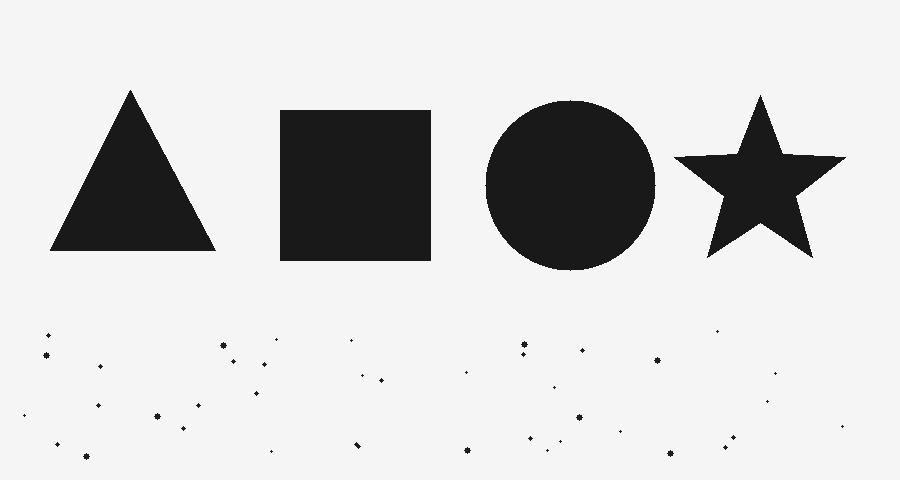
#> input picture pruebas/escena.png, 900 x 480 px, given in place of the camera
$ python capturar_referencias.py
#> lines starting #> are read from the running program, lines starting #| are printed output that depends on the picture; after the words box and inside, x2 and y2 are one past the last pixel; in counts of white or black regions, pixels touching at a corner belong together
### vision/camara.py
"""Apertura de la webcam de forma portable entre sistemas operativos.

OpenCV no elige solo el backend de captura: si se le pide uno que no esta
compilado, `VideoCapture` NO lanza ninguna excepcion ni imprime nada, y
devuelve un objeto cerrado. Ese era el error del proyecto: pedia
`cv2.CAP_DSHOW` (DirectShow, exclusivo de Windows), asi que en Linux la
camara "no abria" aunque /dev/video0 funcionara perfecto.

La solucion es probar los backends que corresponden a la plataforma, en
orden, y quedarse con el primero que abra y ademas devuelva un cuadro.
"""

import sys

import cv2

# Nombres aceptados por --backend. "auto" deja que este modulo decida.
BACKENDS_POR_NOMBRE = {
    "auto": None,
    "any": cv2.CAP_ANY,
    "v4l2": cv2.CAP_V4L2,
    "gstreamer": cv2.CAP_GSTREAMER,
    "dshow": cv2.CAP_DSHOW,
    "msmf": cv2.CAP_MSMF,
    "avfoundation": cv2.CAP_AVFOUNDATION,
}


def nombre_backend(backend):
    """Nombre legible del backend ('V4L2', 'DSHOW', ...)."""
    try:
        return cv2.videoio_registry.getBackendName(backend)
    except cv2.error:
        return str(backend)


def backends_preferidos():
    """Backends a probar, en orden, segun el sistema operativo."""
    if sys.platform.startswith("win"):
        preferidos = [cv2.CAP_MSMF, cv2.CAP_DSHOW]
    elif sys.platform == "darwin":
        preferidos = [cv2.CAP_AVFOUNDATION]
    else:
        preferidos = [cv2.CAP_V4L2, cv2.CAP_GSTREAMER]

    # Se descartan los que este build de OpenCV no trae compilados.
    usables = [b for b in preferidos if cv2.videoio_registry.hasBackend(b)]
    # CAP_ANY es la autodeteccion de OpenCV: siempre va al final y nunca se
    # filtra, porque hasBackend(CAP_ANY) devuelve False aunque siempre sirva.
    return usables + [cv2.CAP_ANY]


def abrir(indice, ancho=None, alto=None, backend=None):
    """Abre la camara y devuelve (captura, nombre_backend) o (None, None).

    Se prueba cada backend candidato hasta que uno abra y lea un cuadro: que
    `isOpened()` diga True no alcanza, hay dispositivos que abren y despues
    fallan al leer (es el caso del segundo nodo /dev/videoN de muchas webcams).
    """
    candidatos = [backend] if backend is not None else backends_preferidos()

    for candidato in candidatos:
        captura = cv2.VideoCapture(indice, candidato)
        if not captura.isOpened():
            captura.release()
            continue

        # Los set() recien tienen sentido sobre una captura ya abierta.
        if ancho:
            captura.set(cv2.CAP_PROP_FRAME_WIDTH, ancho)
        if alto:
            captura.set(cv2.CAP_PROP_FRAME_HEIGHT, alto)

        ok, _ = captura.read()
        if ok:
            return captura, nombre_backend(candidato)
        captura.release()

    return None, None


# [6 lines left out: function resolucion, not called in this run]

### vision/procesamiento.py
"""Pipeline de procesamiento: gris -> threshold -> morfologia -> contornos."""

import cv2


# [16 lines left out: function recortar_roi, not called in this run]


def a_gris(imagen):
    return cv2.cvtColor(imagen, cv2.COLOR_BGR2GRAY)


def binarizar(gris, umbral, auto_otsu, fondo_claro):
    """Devuelve (binaria, umbral_usado).

    La binaria siempre queda con el objeto en blanco (255) y el fondo en negro,
    que es lo que findContours espera.
    """
    # Un desenfoque suave reduce el ruido del sensor antes de umbralizar.
    suave = cv2.GaussianBlur(gris, (5, 5), 0)

    tipo = cv2.THRESH_BINARY_INV if fondo_claro else cv2.THRESH_BINARY
    if auto_otsu:
        umbral_usado, binaria = cv2.threshold(
            suave, 0, 255, tipo | cv2.THRESH_OTSU
        )
    else:
        umbral_usado, binaria = cv2.threshold(suave, umbral, 255, tipo)
    return binaria, umbral_usado


def limpiar(binaria, lado_kernel):
    """Operaciones morfologicas para eliminar ruido y cerrar huecos."""
    if lado_kernel < 1:
        return binaria
    kernel = cv2.getStructuringElement(
        cv2.MORPH_ELLIPSE, (lado_kernel, lado_kernel)
    )
    # Apertura: borra puntos sueltos. Cierre: rellena cortes del contorno.
    sin_ruido = cv2.morphologyEx(binaria, cv2.MORPH_OPEN, kernel)
    return cv2.morphologyEx(sin_ruido, cv2.MORPH_CLOSE, kernel)


def buscar_contornos(binaria, area_minima):
    """Contornos externos que superan el area minima y no tocan el borde."""
    contornos, _ = cv2.findContours(
        binaria, cv2.RETR_EXTERNAL, cv2.CHAIN_APPROX_SIMPLE
    )
    alto, ancho = binaria.shape[:2]
    utiles = []
    for contorno in contornos:
        if cv2.contourArea(contorno) < area_minima:
            continue
        x, y, w, h = cv2.boundingRect(contorno)
        # Un objeto cortado por el borde tiene un contorno falso: se descarta.
        if x <= 1 or y <= 1 or x + w >= ancho - 1 or y + h >= alto - 1:
            continue
        utiles.append(contorno)
    return utiles


def procesar(imagen, parametros):
    """Ejecuta el pipeline completo y devuelve los pasos intermedios."""
    gris = a_gris(imagen)
    binaria, umbral_usado = binarizar(
        gris,
        parametros["umbral"],
        parametros["auto_otsu"],
        parametros["fondo_claro"],
    )
    limpia = limpiar(binaria, parametros["kernel"])
    contornos = buscar_contornos(limpia, parametros["area_minima"])
    return {
        "gris": gris,
        "binaria": binaria,
        "limpia": limpia,
        "contornos": contornos,
        "umbral_usado": umbral_usado,
    }

### vision/interfaz.py
"""Ventana de controles con las barras de desplazamiento.

Cubre los ajustes que el enunciado pide exponer en vivo: el umbral del
threshold (paso 2), el tamano del elemento estructural de la morfologia
(paso 3), el area minima para descartar contornos espureos (paso 5) y el
umbral de distancia maxima de validez (paso 6). Se agregan ademas las dos
barras de la region de interes, para poder recortar la escena sin reiniciar.
"""

import cv2

from . import config

VENTANA_CONTROLES = "Controles"

UMBRAL = "umbral"
AUTO_OTSU = "auto (Otsu)"
KERNEL = "kernel (impar)"
AREA_MINIMA = "area min /100 px"
TOLERANCIA = "tolerancia matchShapes %"
DISTANCIA_KNN = "dist max kNN /100"
FONDO_CLARO = "fondo claro"
METODO = "metodo: 0=matchShapes 1=kNN"
ROI_X = "ROI margen X %"
ROI_Y = "ROI margen Y %"

# Ultimos valores leidos con exito. Si el usuario cierra la ventana de
# controles, getTrackbarPos lanza cv2.error; con esto el bucle sigue andando
# con los ultimos valores en vez de morirse con un traceback.
_ULTIMOS = {}


def _nada(_):
    pass


def crear_controles(metodo_inicial=None, incluir_clasificacion=True):
    """Crea la ventana de controles.

    incluir_clasificacion=False deja solo las barras de segmentacion, que es
    lo unico que necesita capturar_referencias.py.
    """
    metodo_inicial = metodo_inicial or config.METODO_INICIAL
    _ULTIMOS.clear()
    _ULTIMOS["_clasificacion"] = incluir_clasificacion

    cv2.namedWindow(VENTANA_CONTROLES, cv2.WINDOW_NORMAL)
    cv2.resizeWindow(VENTANA_CONTROLES, 520, 340)

    cv2.createTrackbar(UMBRAL, VENTANA_CONTROLES,
                       config.UMBRAL_INICIAL, config.MAX_UMBRAL, _nada)
    cv2.createTrackbar(AUTO_OTSU, VENTANA_CONTROLES,
                       config.AUTO_OTSU_INICIAL, 1, _nada)
    cv2.createTrackbar(KERNEL, VENTANA_CONTROLES,
                       config.KERNEL_INICIAL, config.MAX_KERNEL, _nada)
    cv2.createTrackbar(AREA_MINIMA, VENTANA_CONTROLES,
                       config.AREA_MINIMA_INICIAL // config.ESCALA_AREA,
                       config.MAX_AREA, _nada)
    cv2.createTrackbar(FONDO_CLARO, VENTANA_CONTROLES,
                       config.FONDO_CLARO_INICIAL, 1, _nada)
    cv2.createTrackbar(ROI_X, VENTANA_CONTROLES,
                       config.MARGEN_ROI_X_INICIAL, config.MAX_MARGEN_ROI, _nada)
    cv2.createTrackbar(ROI_Y, VENTANA_CONTROLES,
                       config.MARGEN_ROI_Y_INICIAL, config.MAX_MARGEN_ROI, _nada)

    if incluir_clasificacion:
        cv2.createTrackbar(TOLERANCIA, VENTANA_CONTROLES,
                           config.TOLERANCIA_INICIAL, config.MAX_TOLERANCIA, _nada)
        cv2.createTrackbar(DISTANCIA_KNN, VENTANA_CONTROLES,
                           config.DISTANCIA_MAXIMA_KNN_INICIAL,
                           config.MAX_DISTANCIA_KNN, _nada)
        cv2.createTrackbar(
            METODO, VENTANA_CONTROLES,
            0 if metodo_inicial == config.METODO_MATCHSHAPES else 1, 1, _nada,
        )


# [6 lines left out: function existe_ventana, not called in this run]


def _pos(nombre, defecto):
    """Lee una barra tolerando que la ventana ya no exista."""
    try:
        valor = cv2.getTrackbarPos(nombre, VENTANA_CONTROLES)
    except cv2.error:
        valor = -1
    if valor < 0:
        return _ULTIMOS.get(nombre, defecto)
    _ULTIMOS[nombre] = valor
    return valor


# [17 lines left out: functions _fijar, sincronizar_umbral, not called in this run]


def leer_controles():
    """Devuelve el diccionario de parametros que consume el pipeline."""
    kernel = _pos(KERNEL, config.KERNEL_INICIAL)
    # El elemento estructural necesita lado impar: se corrige y ademas se
    # escribe de vuelta, asi el slider muestra el valor que realmente se usa.
    if kernel > 0 and kernel % 2 == 0:
        kernel += 1
        _fijar(KERNEL, kernel)

    incluir = _ULTIMOS.get("_clasificacion", True)
    if incluir:
        usa_knn = bool(_pos(METODO, 0))
        metodo = config.METODO_EMBEDDING if usa_knn else config.METODO_MATCHSHAPES
    else:
        metodo = config.METODO_INICIAL

    margen_x = _pos(ROI_X, config.MARGEN_ROI_X_INICIAL) / 100.0
    margen_y = _pos(ROI_Y, config.MARGEN_ROI_Y_INICIAL) / 100.0

    return {
        "umbral": _pos(UMBRAL, config.UMBRAL_INICIAL),
        "auto_otsu": bool(_pos(AUTO_OTSU, config.AUTO_OTSU_INICIAL)),
        "kernel": kernel,
        "area_minima": _pos(AREA_MINIMA, config.AREA_MINIMA_INICIAL // config.ESCALA_AREA)
                       * config.ESCALA_AREA,
        # Se devuelven los dos umbrales por separado: cual se aplica lo decide
        # main.py recien despues de saber que clasificador va a correr de
        # verdad (el pedido puede no estar disponible).
        "tolerancia": _pos(TOLERANCIA, config.TOLERANCIA_INICIAL)
                      / config.ESCALA_TOLERANCIA,
        "distancia_maxima_knn": _pos(DISTANCIA_KNN, config.DISTANCIA_MAXIMA_KNN_INICIAL)
                                / config.ESCALA_DISTANCIA,
        "fondo_claro": bool(_pos(FONDO_CLARO, config.FONDO_CLARO_INICIAL)),
        "metodo": metodo,
        "roi_relativa": (margen_x, margen_y, 1.0 - margen_x, 1.0 - margen_y),
    }


def alternar_metodo():
    """Cambia el metodo desde el teclado (tecla 'm')."""
    _fijar(METODO, 0 if _pos(METODO, 0) else 1)

### capturar_referencias.py
"""Captura las imagenes de referencia de tus propios objetos con la webcam.

El enunciado pide elegir al menos tres objetos reales y usar UNA IMAGEN DE
CADA UNO como referencia. Esta herramienta es la que las saca: poner el objeto
solo sobre el fondo claro, ajustar el umbral hasta ver la figura limpia en la
ventana binaria y apretar la tecla de la clase.

    1..N  guarda vision/referencias/<clase>.png (segun config.CLASES)
    q     salir

Se guarda el recorte binario del objeto mas grande de la escena, invertido
para que quede negro sobre blanco como el resto de las referencias.
Despues de capturar conviene volver a entrenar: python entrenar.py
"""

import argparse
import sys

import cv2
import numpy as np

from vision import camara as modulo_camara, config, interfaz, procesamiento

MARGEN = 20

# Las teclas salen de config.CLASES: agregar una clase no obliga a tocar esto.
TECLAS = {ord(str(i + 1)): clase for i, clase in enumerate(config.CLASES[:9])}
AYUDA = "  ".join(f"{i + 1}={clase}" for i, clase in enumerate(config.CLASES[:9]))


def _recorte_binario(contorno):
    """Silueta del objeto, negra sobre fondo blanco, con un margen."""
    x, y, w, h = cv2.boundingRect(contorno)
    lienzo = np.full((h + 2 * MARGEN, w + 2 * MARGEN), 255, dtype=np.uint8)
    cv2.drawContours(lienzo, [contorno - (x - MARGEN, y - MARGEN)], -1, 0, -1)
    return lienzo


def main():
    parser = argparse.ArgumentParser(
        description=__doc__, formatter_class=argparse.RawDescriptionHelpFormatter
    )
    parser.add_argument("--camara", type=int, default=config.INDICE_CAMARA,
                        help="indice de camara (en Linux, N = /dev/videoN)")
    parser.add_argument("--backend", default="auto",
                        choices=sorted(modulo_camara.BACKENDS_POR_NOMBRE),
                        help="backend de captura; 'auto' elige segun el sistema")
    args = parser.parse_args()

    captura, backend = modulo_camara.abrir(
        args.camara,
        config.ANCHO_CAMARA,
        config.ALTO_CAMARA,
        modulo_camara.BACKENDS_POR_NOMBRE[args.backend],
    )
    if captura is None:
        print(f"No se pudo abrir la camara {args.camara}.")
        print("Probar 'python diagnostico_camara.py'.")
        return 1
    print(f"Camara {args.camara} abierta con el backend {backend}.")

    # Aca solo hacen falta las barras de segmentacion.
    interfaz.crear_controles(incluir_clasificacion=False)
    config.DIR_REFERENCIAS.mkdir(parents=True, exist_ok=True)
    print(__doc__)

    try:
        while True:
            ok, cuadro = captura.read()
#> cuadro is the input picture: shape (480, 900, 3); min 25, max 245, mean 209.5
            if not ok:
                break

            parametros = interfaz.leer_controles()
            pasos = procesamiento.procesar(cuadro, parametros)
#> in binarizar, `umbral_usado, binaria = cv2.threshold(suave, umbral, 255, tipo)`:
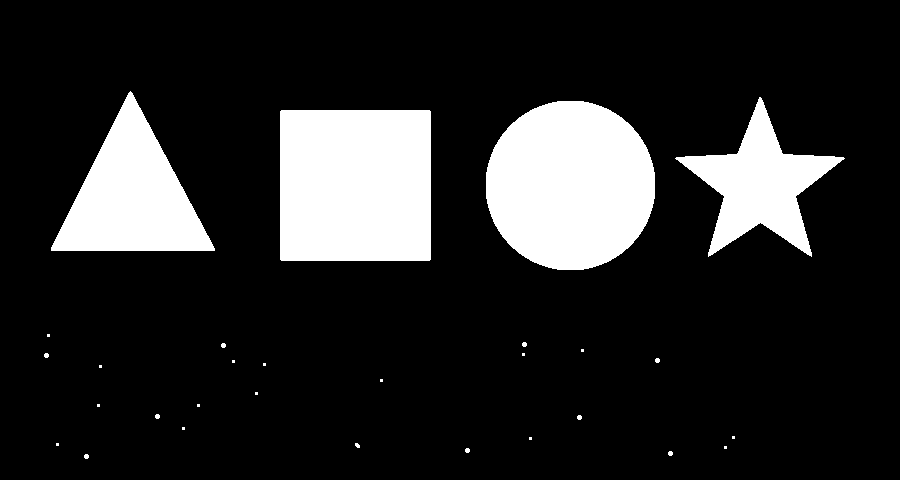
#> binaria: shape (480, 900); 16.1% white; 29 white regions (16 under 20 px), largest, box (x1, y1, x2, y2) and area: (280, 110, 431, 261) 22797, (486, 101, 655, 270) 22697, (51, 91, 215, 251) 13475
#> in binarizar, `umbral_usado, binaria = cv2.threshold(suave, umbral, 255, tipo)`: umbral_usado = 120
#> in limpiar, `sin_ruido = cv2.morphologyEx(binaria, cv2.MORPH_OPEN, kernel)`: sin_ruido: shape (480, 900); 16.1% white; 29 white regions (16 under 20 px)
#> in buscar_contornos, `contornos, _ = cv2.findContours( binaria, cv2.RETR_EXTERNAL, cv2.CHAIN..`: contornos = 29 contours, 25 with area under 20; largest, box (x1, y1, x2, y2) and area: (280, 110, 431, 261) 22498, (486, 101, 655, 270) 22456, (51, 91, 215, 251) 13232, (675, 97, 845, 256) 9892
#> the loop in buscar_contornos, `for contorno in contornos:` made 29 passes
#> contorno on passes 4, 6, 7, 8, 9, 12, 13, 14, 15, 16, 17, 18: [[725, 446], [724, 447], [725, 448], [726, 447]], [[57, 443], [56, 444], [57, 445], [58, 444]], [[530, 437], [529, 438], [530, 439], [531, 438]], [[733, 436], [732, 437], [733, 438], [734, 437]], [[183, 427], [182, 428], [183, 429], [184, 428]], [[198, 404], [197, 405], [198, 406], [199, 405]], [[98, 404], [97, 405], [98, 406], [99, 405]], [[256, 392], [255, 393], [256, 394], [257, 393]], [[381, 379], [380, 380], [381, 381], [382, 380]], [[100, 365], [99, 366], [100, 367], [101, 366]], [[264, 363], [263, 364], [264, 365], [265, 364]], [[233, 360], [232, 361], [233, 362], [234, 361]]
#> (x, y, w, h) on passes 26 to 29: (280, 110, 151, 151), (486, 101, 169, 169), (675, 97, 170, 159), (51, 91, 164, 160)
#> after the loop in buscar_contornos, `for contorno in contornos:`: utiles = 4 contours; box (x1, y1, x2, y2) and area: (280, 110, 431, 261) 22498, (486, 101, 655, 270) 22456, (51, 91, 215, 251) 13232, (675, 97, 845, 256) 9892
#> in procesar, `contornos = buscar_contornos(limpia, parametros["area_minima"])`: contornos has the same summary as utiles in buscar_contornos
#> pasos = 5 items
            contornos = pasos["contornos"]
#> contornos has the same summary as utiles in buscar_contornos
            mayor = max(contornos, key=cv2.contourArea) if contornos else None
#> mayor = [[281, 110], [280, 111], [280, 259], [281, 260], [429, 260], [430, 259], [430, 111], [429, 110]]

            vista = cuadro.copy()
            # La ayuda va SIEMPRE, sobre todo cuando no se detecta nada: es
            # justo el momento en que el usuario no sabe que hacer.
            cv2.putText(vista, f"{AYUDA}  q=salir", (10, 30),
                        cv2.FONT_HERSHEY_SIMPLEX, 0.7, (0, 220, 0), 2, cv2.LINE_AA)
            if mayor is not None:
                cv2.drawContours(vista, [mayor], -1, (0, 220, 0), 2)
                x, y, w, h = cv2.boundingRect(mayor)
#> x = 280; y = 110; w = 151; h = 151
                cv2.putText(vista, f"area={int(cv2.contourArea(mayor))}px",
                            (x, max(y - 8, 50)), cv2.FONT_HERSHEY_SIMPLEX, 0.6,
                            (0, 220, 0), 2, cv2.LINE_AA)
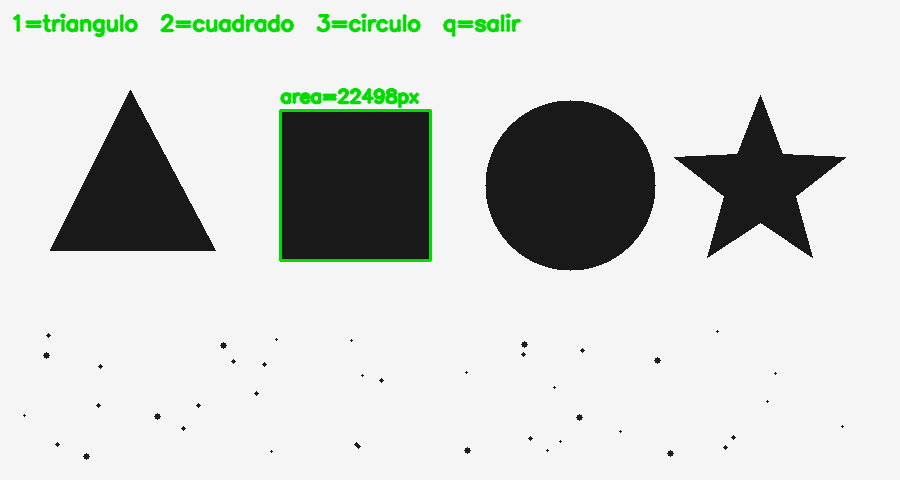
#> vista: shape (480, 900, 3); mean B, G, R 206.3, 209.7, 206.3
            else:
                cv2.putText(vista, "no se detecta ningun objeto: ajusta el "
                            "umbral o el area minima", (10, 60),
                            cv2.FONT_HERSHEY_SIMPLEX, 0.6, (0, 0, 255), 2, cv2.LINE_AA)

            cv2.imshow("Captura de referencias", vista)
            cv2.imshow("Binaria", pasos["limpia"])

            tecla = cv2.waitKey(1) & 0xFF
#> (key q is pressed here)
            if tecla in (ord("q"), 27):
                break
            if tecla in TECLAS:
                if mayor is None:
                    print("No hay ningun objeto detectado todavia.")
                    continue
                nombre = TECLAS[tecla]
                ruta = config.DIR_REFERENCIAS / f"{nombre}.png"
                if cv2.imwrite(str(ruta), _recorte_binario(mayor)):
                    print(f"Guardada referencia de '{nombre}' en {ruta}")
                else:
                    print(f"No se pudo escribir {ruta}")
    finally:
        captura.release()
        cv2.destroyAllWindows()
    return 0


if __name__ == "__main__":
    sys.exit(main())
#> (the program exits here)
